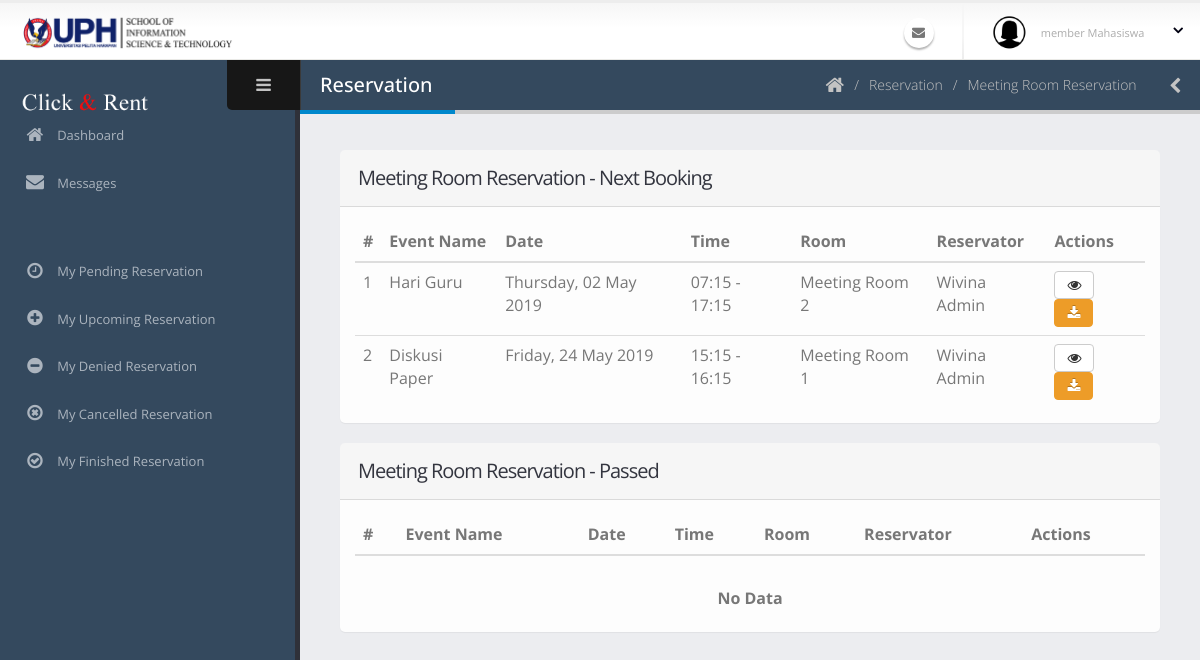
Page /admin/peminjamanAdminMeeting.php on the earlier database version.
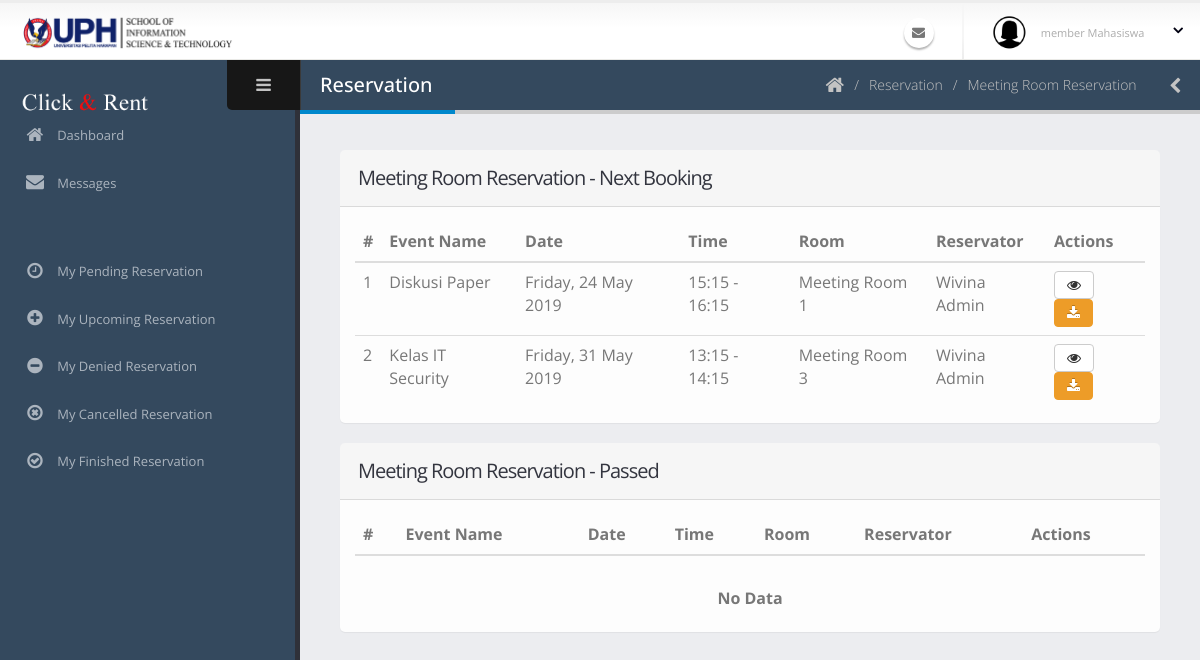
Same page on the later database version.
### tables this page shows
CREATE TABLE `peminjaman` (
  `id_peminjaman` varchar(40) NOT NULL COMMENT 'PJ-0',
  `tanggal_peminjaman` date NOT NULL,
  `id_ruangan` varchar(40) NOT NULL,
  `waktu_mulai` time NOT NULL,
  `waktu_selesai` time NOT NULL,
  `id_pengguna` varchar(40) NOT NULL,
  `acara` varchar(70) NOT NULL,
  `jumlah_peserta` int(11) NOT NULL,
  `id_kategoriAcara` int(11) NOT NULL,
  `deskripsi_acara` text NOT NULL,
  `status_peminjaman` int(11) NOT NULL COMMENT '0:TUNGGU APPROVE, 1:APPROVED, 3:SELESAI, 4:TIDAK APPROVE 5:DIBATALKAN 6:TIMEOUT',
  `user_add` varchar(40) NOT NULL,
  `waktu_add` datetime NOT NULL,
  `user_edit` varchar(40) NOT NULL,
  `waktu_edit` datetime NOT NULL,
  `user_delete` varchar(40) NOT NULL,
  `waktu_delete` datetime NOT NULL,
  `status_delete` int(11) NOT NULL
);

CREATE TABLE `ruangan` (
  `id_ruangan` varchar(40) NOT NULL COMMENT 'R-0',
  `nama_ruangan` varchar(60) NOT NULL,
  `jenis_ruangan` int(11) NOT NULL COMMENT '1:LABORATORY, 2: MEETING ROOM',
  `gedung_lantai` varchar(20) NOT NULL,
  `kapasitas` int(11) NOT NULL,
  `deskripsi` text NOT NULL,
  `user_add` varchar(40) NOT NULL,
  `waktu_add` datetime NOT NULL,
  `user_edit` varchar(40) NOT NULL,
  `waktu_edit` datetime NOT NULL,
  `user_delete` varchar(40) NOT NULL,
  `waktu_delete` datetime NOT NULL,
  `status_delete` int(11) NOT NULL
);

CREATE TABLE `pengguna` (
  `id_pengguna` varchar(40) NOT NULL COMMENT 'USER-0',
  `email` varchar(50) NOT NULL,
  `kata_sandi` text NOT NULL,
  `nama_lengkap` varchar(60) NOT NULL,
  `jenis_kelamin` char(1) NOT NULL,
  `tanggal_lahir` date NOT NULL,
  `alamat` text NOT NULL,
  `no_hp` varchar(20) NOT NULL,
  `tanggal_masuk` date NOT NULL,
  `status_pengguna` int(11) NOT NULL COMMENT '1: SUPER ADMIN, 2: ADMIN, 3: MEMBER DOSEN, 4:MEMBER MAHASISWA',
  `status_daftar` int(11) NOT NULL COMMENT '0 =TIDAK AKTIF, 1=MENUNGGU APPROVE, 2=AKTIF, 3=DITOLAK',
  `user_add` varchar(40) NOT NULL,
  `waktu_add` datetime NOT NULL,
  `user_edit` varchar(40) NOT NULL,
  `waktu_edit` datetime NOT NULL,
  `user_delete` varchar(40) NOT NULL,
  `waktu_delete` datetime NOT NULL,
  `status_delete` int(11) NOT NULL
);

### admin/peminjamanAdminMeeting.php (the view, shortened to what the changed rows need)
<?php include('../koneksi.php'); ?>
<?php include('req/head.php');?>
<?php include('req/header.php');?>
<?php include('req/leftbar.php');?>
	<section role="main" class="content-body">
		<header class="page-header">
			<h2>Reservation</h2>
		</header>
<section class="panel">
    <header class="panel-heading">
        <h2 class="panel-title">Meeting Room Reservation - Next Booking</h2>
    </header>
    <div class="panel-body">
        <div class="table-responsive">
            <table class="table table-hover mb-none">
                <thead>
                    <tr>
                        <th>#</th>
                        <th>Event Name</th>
                        <th>Date</th>
                        <th>Time</th>
                        <th>Room</th>
                        <th>Reservator</th>
                        <th>Actions</th>
                    </tr>
                </thead>
                <tbody>
                <?php
                        $query = mysqli_query($koneksi, "SELECT * FROM peminjaman join ruangan join pengguna join kategori_acara on kategori_acara.id_kategoriAcara = peminjaman.id_kategoriAcara AND ruangan.id_ruangan = peminjaman.id_ruangan AND pengguna.id_pengguna = peminjaman.id_pengguna WHERE ruangan.jenis_ruangan='2' AND peminjaman.tanggal_peminjaman>=curdate() AND status_peminjaman='1' AND id_peminjaman not in (select id_peminjaman from peminjaman where tanggal_peminjaman=curdate() and waktu_selesai<= curtime()) order by tanggal_peminjaman asc");
                        $no=0;
if(mysqli_num_rows($query)==0){
    ?>
    <td colspan="7" style="text-align:center"><br><b>No Data</b></td>
<?php
}else{
                        while($data=mysqli_fetch_array($query)){
                            $no++;
                            $time = $data['tanggal_peminjaman'];
                            $times = date("l, d F Y",strtotime($time));
                            $mulai = date("H:i",strtotime($data['waktu_mulai']));
                            $selesai = date("H:i",strtotime($data['waktu_selesai']));
                        ?>
                    <tr>
                        <td><?php echo $no ?></td>
                        <td><?php echo $data['acara'] ?></td>
                        <td><?php echo $times ?></td>
                        <td><?php echo $mulai . " - " . $selesai ?></td>
                        <td><?php echo $data['nama_ruangan'] ?></td>
                        <td><?php echo $data['nama_lengkap'] ?></td>
                        <td class=" actions-fade">
                        <a class="modal-with-form btn btn-default" data-toggle="tooltip" data-placement="top" title="Detail" href="#detailpinjamnya<?php echo $data['id_peminjaman'];?>"><i class="fa fa-eye"></i>
                        </a>
                            <a class="btn btn-warning" data-toggle="tooltip" data-placement="top" title="PDF" href="cetakPeminjamanAkanDatang.php?idpinjam=<?php echo $data['id_peminjaman'] ?>" target="_blank" ><i class='fa fa-download' ></i>
                            </a>
                        </td>
                    </tr>
                    <?php }} ?>
                </tbody>
            </table>
        </div>
    </div>
</section>
<section class="panel">
    <header class="panel-heading">
        <h2 class="panel-title">Meeting Room Reservation - Passed</h2>
    </header>
    <div class="panel-body">
        <div class="table-responsive">
            <table class="table table-hover mb-none">
                <thead>
                    <tr>
                        <th>#</th>
                        <th>Event Name</th>
                        <th>Date</th>
                        <th>Time</th>
                        <th>Room</th>
                        <th>Reservator</th>
                        <th>Actions</th>
                    </tr>
                </thead>
            </table>
        </div>
    </div>
</section>
<?php include('req/endtitle.php');?>
<?php include('req/script.php');?>

Differences in the rows shown:
no longer on this page (row edited): peminjaman: acara "Hari Guru", tanggal_peminjaman "Thursday, 02 May 2019", waktu_mulai "07:15", waktu_selesai "17:15", id_ruangan.nama_ruangan "Meeting Room 2", id_pengguna.nama_lengkap "Wivina Admin"
added peminjaman: acara "Kelas IT Security", tanggal_peminjaman "Friday, 31 May 2019", waktu_mulai "13:15", waktu_selesai "14:15", id_ruangan.nama_ruangan "Meeting Room 3", id_pengguna.nama_lengkap "Wivina Admin"
